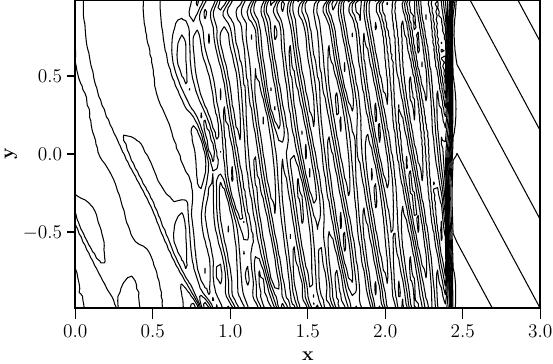

This figure's Python source:
# from mpl_toolkits.mplot3d import Axes3D
from matplotlib import cm
from matplotlib.ticker import LinearLocator, FormatStrFormatter
import matplotlib.pyplot as plt
import numpy as np
# from mpl_toolkits.mplot3d import Axes3D
import scipy.interpolate as interpolate


# # For latex font, i guess so 
plt.rc('text', usetex=True)
plt.rc('font', family='arial')
#Set global matplotlib parameters in script or in /home/$USER/.matplotlib/matplotlibrc
plt.rcParams['axes.linewidth'] = 1.5
plt.rcParams['xtick.major.size'] = 8
plt.rcParams['xtick.minor.size'] = 4
plt.rcParams['ytick.major.size'] = 6
plt.rcParams['ytick.minor.size'] = 3
plt.rcParams.update({'font.size': 14})


# x,y,d,p,u,v=np.loadtxt('soln.txt', delimiter=None, unpack=True)


x,y,d,u,v,p=np.loadtxt('Rslt0009.tec', delimiter=None, unpack=True,skiprows=3)

g=80
k=400


x = x.reshape(g,k)
y = y.reshape(g,k)
d = d.reshape(g,k)
p = p.reshape(g,k)
u = u.reshape(g,k)
v = v.reshape(g,k)

plt.xlim(0.0,3.0)
# plt.ylim(0.0,1.0)
plt.contour(x,y,d,15,linewidths=0.75,colors=('k'))
# plt.contourf(x,y,d,15,cmap='jet')


plt.ylabel(r'\textbf{y}')
plt.xlabel(r'\textbf{x}')
fig1 = plt.gcf()
# plt.colorbar()
fig1.set_size_inches(w=6,h=4, forward=True)
fig1.savefig('Entropy.pdf', dpi=600,bbox_inches='tight', pad_inches = 0)
plt.show()
